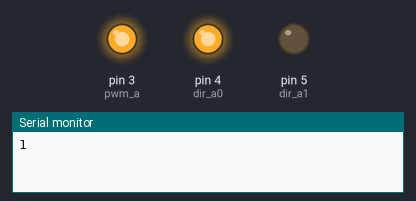
Recording of a sketch running on a simulated Arduino Uno, built with avr-gcc and run on an emulated ATmega328P. Shown: output pins drawn as LEDs (lit = HIGH), the last lines printed to the serial monitor.

Above: at 2.5 s.
At 7.5 s:
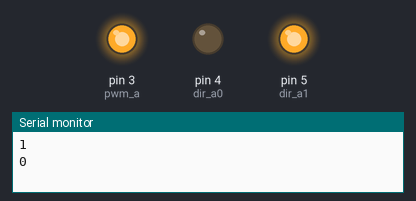
Timing chart, 0 to 11.5 s (numbered marks = the images above):
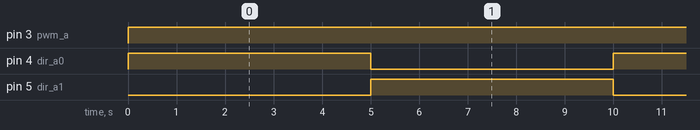

Measured:
- by itself, pin 3 (pwm_a): LOW → HIGH at 0.00 s
- by itself, pin 4 (dir_a0), pin 5 (dir_a1): alternates HIGH for 5.0 s and LOW for 5.0 s

The sketch:

sketch_LUDUSv3.ino
```cpp
int pwm_a = 3;   // Channel A speed
int dir_a0 = 4;  // Channel A direction 0
int dir_a1 = 5; // Channel A direction 1


void setup() {
  // put your setup code here, to run once:

Serial.begin(9600); // Pour a bowl of serial

 pinMode(pwm_a, OUTPUT);  // Set control pins to be outputs
  pinMode(dir_a0, OUTPUT);
  pinMode(dir_a1, OUTPUT);

}

void loop() {
  // put your main code here, to run repeatedly:
//drive forward at full speed by pulling DIR_A High
 //and DIR_B low, while writing a full 255 to PWM to
 //control speed
 digitalWrite(dir_a0, HIGH);
 digitalWrite(dir_a1, LOW);
 analogWrite(pwm_a, 255);
 Serial.println(digitalRead(dir_a0));
 //wait 5 second
 delay(5000);


 digitalWrite(dir_a0, LOW);
 digitalWrite(dir_a1, HIGH);
 analogWrite(pwm_a, 255);
 Serial.println(digitalRead(dir_a0));

  //wait 5 second
 delay(5000);

}
```
